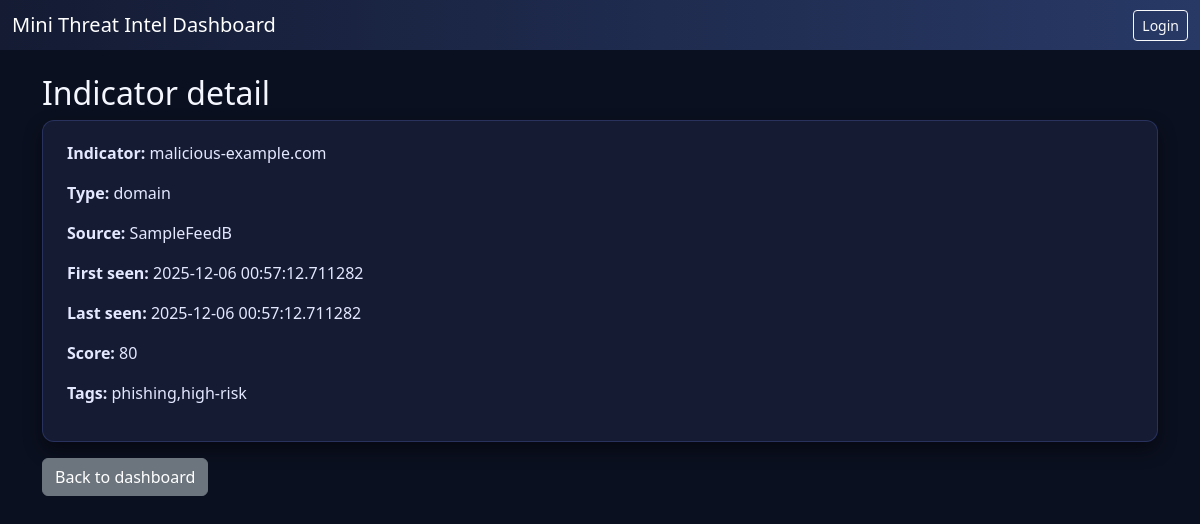
The app's page /indicator/2 with its own data.
### models/db.py (models this page shows, shortened)
class BaseModel(db.Model):
    __abstract__ = True
    id = db.Column(db.Integer, primary_key=True)

class ThreatIndicator(BaseModel):
    __tablename__ = "threat_indicators"
    indicator = db.Column(db.String(255), nullable=False)
    type = db.Column(db.String(50), nullable=False)
    source = db.Column(db.String(100), nullable=False)
    first_seen = db.Column(db.DateTime, nullable=False, default=datetime.utcnow)
    last_seen = db.Column(db.DateTime, nullable=False, default=datetime.utcnow)
    score = db.Column(db.Integer, nullable=False, default=0)
    tags = db.Column(db.String(255), nullable=True)

### app.py (the view)
@app.route("/indicator/<int:ind_id>")
def indicator_detail(ind_id):
    ind = ThreatIndicator.query.get_or_404(ind_id)
    return render_template("indicator_detail.html", indicator=ind)

### templates/indicator_detail.html
{% extends "base.html" %}
{% block content %}
  <h2>Indicator detail</h2>
  <div class="panel-card mb-3">
    <p><strong>Indicator:</strong> {{ indicator.indicator }}</p>
    <p><strong>Type:</strong> {{ indicator.type }}</p>
    <p><strong>Source:</strong> {{ indicator.source }}</p>
    <p><strong>First seen:</strong> {{ indicator.first_seen }}</p>
    <p><strong>Last seen:</strong> {{ indicator.last_seen }}</p>
    <p><strong>Score:</strong> {{ indicator.score }}</p>
    <p><strong>Tags:</strong> {{ indicator.tags }}</p>
  </div>
  <a href="{{ url_for('dashboard') }}" class="btn btn-secondary">Back to dashboard</a>
{% endblock %}

### static/styles.css (style rules this page uses)
body { background-color: #0b1020; color: #e4e8ff; font-family: system-ui, -apple-system, BlinkMacSystemFont, "Segoe UI", sans-serif; }
h1, h2 { color: #f5f7ff; }
.panel-card { background: #141b33; border-radius: 12px; padding: 1.25rem 1.5rem; box-shadow: 0 8px 18px rgba(0, 0, 0, 0.45); border: 1px solid rgba(120, 140, 255, 0.2); }

### records on screen
ThreatIndicator: indicator "malicious-example.com", type "domain", source "SampleFeedB", first_seen "2025-12-06 00:57:12.711282", last_seen "2025-12-06 00:57:12.711282", score "80", tags "phishing,high-risk"
